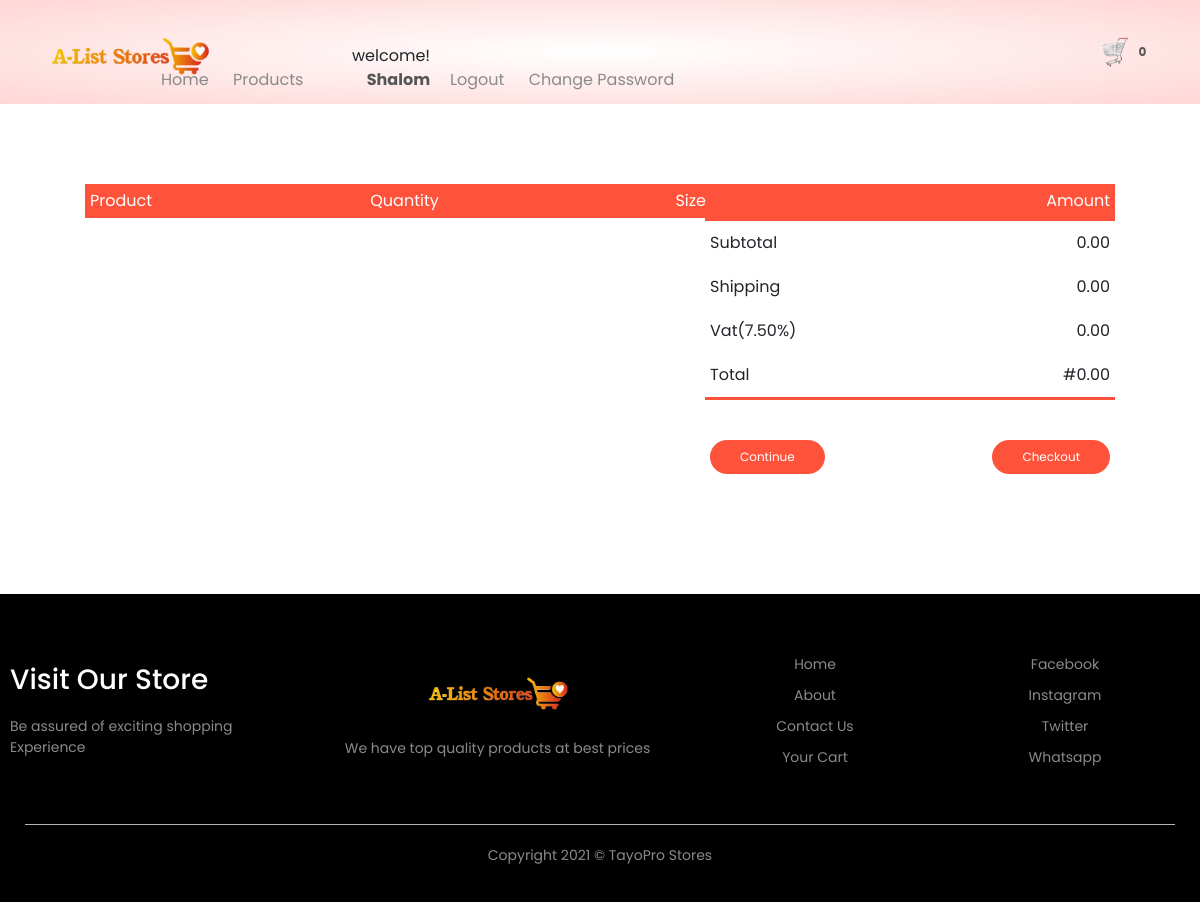
/order/shopcart/ (signed in), run on an earlier commit of the app's database.
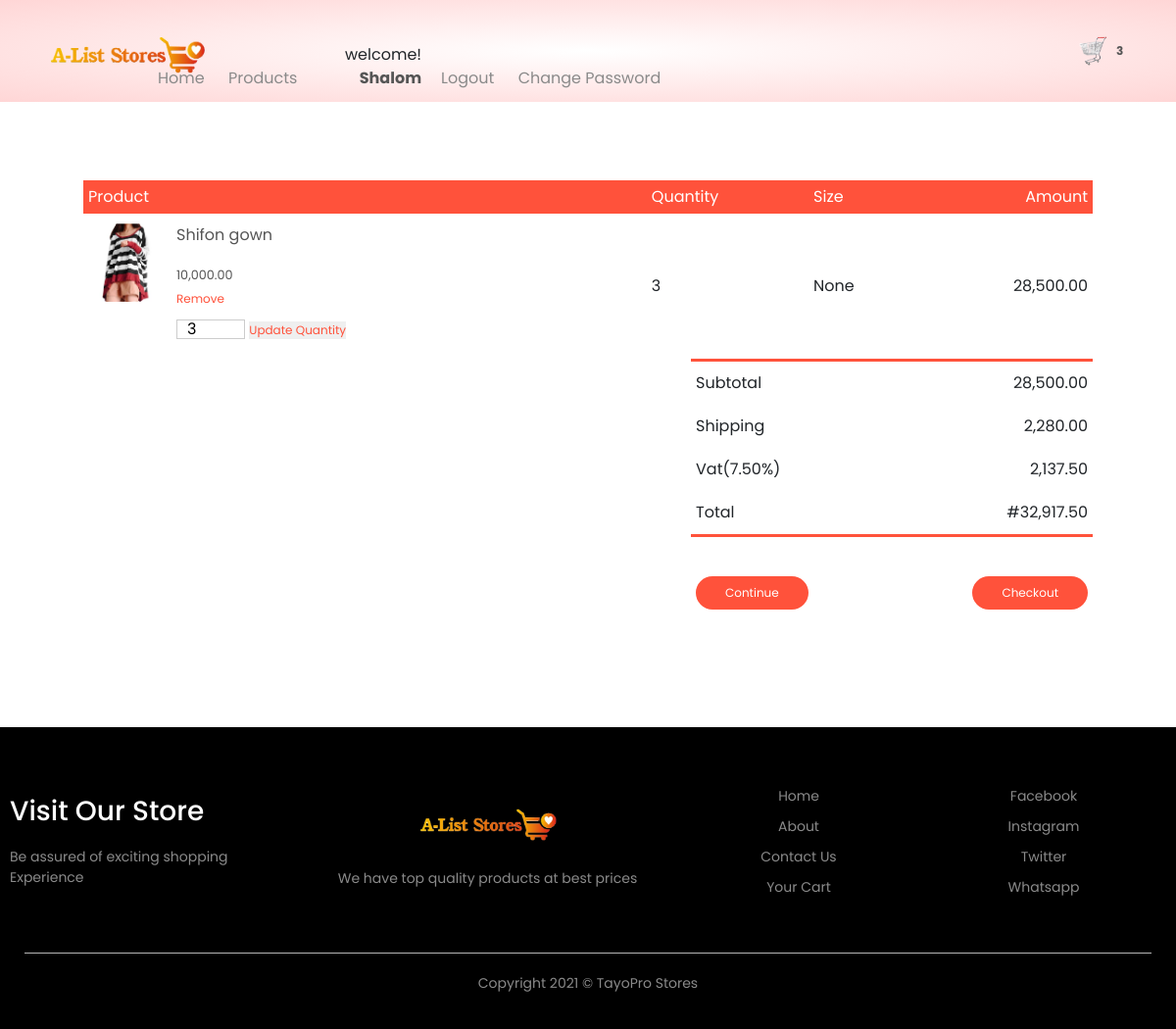
And on a later commit of the database.
### home/models.py (models this page shows, shortened)
class Setting (models.Model):
    STATUS = (
        ('True', 'True'),
        ('False', 'False'),
    )
    title = models.CharField (max_length=100)
    keywords = models.CharField (max_length=255)
    description = models.CharField (max_length=255, null=True)
    company = models.CharField (max_length=50, null=True)
    address = models.CharField (max_length=50, null=True)
    phone = models.CharField (null=True, max_length=15)
    email = models.CharField (blank=True, max_length=50)
    icon = models.ImageField (blank=True, null=True, upload_to = 'images/')
    logo = models.ImageField (blank=True, null=True, upload_to = 'images/')
    cart_icon = models.ImageField (blank=True, null=True, upload_to = 'images/')
    menu_icon = models.ImageField (blank=True, null=True, upload_to = 'images/')
    facebook = models.CharField (blank=True, max_length=50)
    instagram = models.CharField (blank=True, max_length=50)
    twitter = models.CharField (blank=True, max_length=50)
    created_at = models.DateTimeField (auto_now_add=True)
    updated_at = models.DateTimeField (auto_now=True)
    about = RichTextUploadingField (blank=True)
    about2 = RichTextUploadingField (blank=True, default = 'This is Alist Store. The store with the best of the best products to offer.')
    contact = RichTextUploadingField (blank=True)
    status = models.CharField (max_length=10, choices=STATUS)

### order/models.py (models this page shows, shortened)
class ShopCart(models.Model):
    user = models.ForeignKey(User, on_delete=models.SET_NULL, null=True)
    product = models.ForeignKey(Product, on_delete=models.SET_NULL, null=True, blank=True)
    quantity = models.IntegerField(blank=True, null=False)
    size = models.CharField(max_length=10, blank=True, null=True)
    order_code = models.CharField(max_length=70, editable=False)
    order_placed = models.BooleanField(default=False)
    @property
    def price (self):
        if self.product_id is not None:
            return(self.product.price)
    @property
    def amount(self):
        if self.product_id is None:
            return(None)
        else:
            if self.product.discount_price:
                return(self.product.discount_price * self.quantity)
            else:
                return(self.product.price * self.quantity)

### products/models.py (models this page shows, shortened)
class Product(models.Model):
    STATUS =(
        ('True', 'True'),
        ('False', 'False'),
    )
    AVAILABLE =(
        ('In Stock', 'In Stock'),
        ('Out Of Stock', 'Out Of Stock'),
        ('ReStocked', 'ReStocked'),
    )
    category = models.ForeignKey(Category, on_delete=models.DO_NOTHING)
    title = models.CharField(max_length=150, blank=True)
    keywords = models.CharField(max_length=255)
    description = models.CharField(max_length=255)
    image= models.ImageField(blank=True, upload_to='images/')
    price = models.FloatField(null=True, blank=True)
    sizes = models.CharField(max_length=30, null=True, default='Large')
    discount_price= models.FloatField(blank=True, null=True)
    available= models.CharField(choices=AVAILABLE, max_length=15, default='In Stock')
    quantity_instock = models.IntegerField(null=True, blank=True, default=1000)
    minquantity = models.IntegerField(blank=True)
    amount = models.IntegerField(null=True, blank=True)
    status = models.CharField(max_length=10, choices=STATUS)
    slug = models.SlugField(null=False, unique=True)
    created_at = models.DateTimeField(auto_now_add=True)
    updated_at = models.DateTimeField(auto_now=True)
    featured = models.BooleanField(blank=True)
    latest = models.BooleanField(blank=True)
    banner = models.BooleanField(blank=True)
    offer = models.BooleanField(blank=True)
    detail = RichTextUploadingField()
    def image_tag(self):
        return mark_safe('<img src="{}" height="50"/>'.format(self.image.url))
    image_tag.short_description = 'Image'

### order/views.py (the view)
# urls.py: path('shopcart/', views.shopcart, name='shopcart'),
@login_required(login_url='/login')
def shopcart(request):
    category = Category.objects.all()
    setting = Setting.objects.get(pk=1)
    shopcart = ShopCart.objects.filter(order_placed= False).filter(user__username=request.user.username)
    subtotal=0
    shippingfee=0
    vat = 0
    total= 0
    for item in shopcart:
        if item.product.discount_price:
            subtotal += item.product.discount_price * item.quantity
        else:
            subtotal += item.product.price * item.quantity
    if subtotal > 150:
        shippingfee = 0.08 * subtotal
    else:
        shippingfee = 0
    vat = 0.075 * subtotal
    total = subtotal + shippingfee + vat
    context = {
        'setting': setting,
        'category': category,
        'shopcart': shopcart,
        'subtotal': subtotal,
        'shipping': shippingfee,
        'vat': vat,
        'total': total,
    }
    return render (request, 'shopcart.html', context)

### home/context_processor.py (called while the page is built)
def cartcount(request):
    cartcount = ShopCart.objects.filter(order_placed=False).filter(user__username=request.user.username)
    total_quantity = 0
    for item in cartcount:
        total_quantity += item.quantity
    context = {'itemcount': total_quantity}
    return context

### order/templates/shopcart.html (shortened to what this page needs)
{% extends 'base.html' %}
{% load static %}
{% load humanize %}
{% block header %} {% include "prod-header.html" %} {% endblock header %}
{% block content %}
    <div class="small-container cart-page">
        <table>
            <tr>
                <th>Product</th>
                <th>Quantity</th>
                <th>Size</th>
                <th>Amount</th>
            </tr>
        {% if shopcart %}
            {% for item in shopcart %}
                <tr>
                    <td>
                        <div class="cart-info">
                            <img src="{{item.product.image.url}}">
                            <div>
                                <p>{{item.product.title}}</p>
                                <small>
                                    {% if item.discount_price %}
                                        {{item.discount_price | floatformat:2 | intcomma}}
                                    {% else %}
                                        {{item.price | floatformat:2 | intcomma}}
                                    {% endif %}
                                </small>
                                <br>
                                <a href="{% url 'order:deletefromcart' item.id %}">Remove</a>
                                <form  action="{% url 'order:updatequantity' %}" method="post">
                                    <input style="width: 70px; height:20px" type="number"  id="item" name="itemquantity" value="{{item.quantity}}" min="{{item.product.minquantity}}" max="{{item.product.quantity_instock}}">
                                    <button type="submit" style="color:#ff523b;font-size: 12px;border:none;border:none; outline:none">Update Quantity</button>
                                </form>
                            </div>
                        </div>
                    </td>
                    <td>{{item.quantity}}</td>
                    <td>{{item.size}}</td>
                    <td>{{item.amount | floatformat:2 | intcomma}}</td>
                </tr>
            {% endfor %}
        {% endif %}
        </table>
        <div class="total-price">
          <table>
            <tr>
                <td>Subtotal</td>
                <td>{{subtotal | floatformat:2 | intcomma}}</td>
            </tr>
            <tr>
                <td>Shipping</td>
                <td>{{shipping | floatformat:2 | intcomma}}</td>
            </tr>
            <tr>
                <td>Vat(7.50%)</td>
                <td>{{vat | floatformat:2 | intcomma}}</td>
            </tr>
            <tr>
                <td>Total</td>
                <td>#{{total | floatformat:2 | intcomma}}</td>
            </tr>
          </table>
        </div>
        <div class="total-price">
            <table>
              <tr>
                  <td><a href="{% url 'category' %}" class="buttons">Continue</a></td>
                  <td><a href="{% url 'order:checkout' %}" class="buttons">Checkout</a></td>
              </tr>
            </table>
        </div>
    </div>
{% endblock content %}
{% block footer %}  {% include "footer.html" %} {% endblock footer %}

### home/templates/base.html (shortened to what this page needs)
<!DOCTYPE html>
{% load static %}
<html lang="en">
<head>
    <link rel="stylesheet" href="https://maxcdn.bootstrapcdn.com/bootstrap/4.0.0-alpha.6/css/bootstrap.min.css">
    <link rel="stylesheet" href="{% static '' %}css/main1.css">
    <link rel="stylesheet" href="https://stackpath.bootstrapcdn.com/font-awesome/4.7.0/css/font-awesome.min.css">
</head>
<body>
    {% block header %} {% endblock header %}
    {% block content %} {% endblock content %}
    {% block footer %} {% endblock footer %}
</body>
</html>

### home/templates/prod-header.html (shortened to what this page needs)
<div class="headermain">
    <div class="container">
        <div class="header">
            <div class="logo">
                <a href="{% url 'index' %}"><img src="{{setting.logo.url}}" alt="company logo here"></a>
            </div>
            <div class="navbar">
                <ul id="MenuItems">
                        <li><a href="{% url 'index' %}">Home</a></li>
                        <li><a href="{% url 'category' %}">Products</a></li>
                    {% if user.id is not None %}
                        <li>
                           welcome!<a href="{% url 'user' %}">
                                {% if request.user.first_name %}
                                    <p><strong> {{request.user.first_name}}</strong></p>
                                {% else %}
                                    <p><strong>{{request.user.username}}</strong></p>
                                {% endif %}
                           </a>
                        <li><a href="{% url 'logoutfunc' %}">Logout</a></li>
                        <li><a href="">Change Password</a></li>
                    {% else %}
                        <li><a href="{% url 'accountform' %}">Account</a></li>
                    {% endif %}
                </ul>
            </div>
            <a href="{% url 'order:shopcart' %}"><img src="{{setting.cart_icon.url}}" alt="shop cart" width="30px" height="30px">
                {% if itemcount > 0 %}
                    <span class="badge red z-depth-1 mr-1">{{ itemcount }}</span>
                {% else %}
                    <span class="badge red z-depth-1 mr-1">0</span>
                {% endif %}
            </a>
        </div>
    </div>
</div>

### home/templates/footer.html
 <div class="footer">
    <div class="container">
        <div class="row">
            <div class="footer-col-1">
                <h3>Visit Our Store</h3>
                <p>Be assured of exciting shopping Experience </p>
            </div>
            <div class="footer-col-2">
                <a href="{% url 'index' %}"><img src="{{setting.logo.url}}"></a>
                <p>We have top quality products at best prices</p>
            </div>
            <div class="footer-col-3">
                <ul>
                    <li><a href="{% url 'index' %}">Home</a></li>
                    <li><a href="{% url 'about' %}">About</a></li>
                    <li><a href="{% url 'contact' %}">Contact Us</a></li>
                    <li><a href="{% url 'order:shopcart' %}">Your Cart</a></li>
                </ul>
            </div>
            <div class="footer-col-4">
                <ul>
                    <li><a href="">Facebook</a></li>
                    <li><a href="">Instagram</a></li>
                    <li><a href="">Twitter</a></li>
                    <li><a href="">Whatsapp</a></li>
                </ul>
            </div>
        </div>
        <hr>
        <p class="copyright">Copyright 2021 &copy; TayoPro Stores</p>
    </div>
</div>

### home/static/css/main1.css (style rules this page uses)
* { padding: 0; margin: 0; box-sizing: border-box; }
body { font-family: 'Poppins', sans-serif; }
.headermain { background: radial-gradient(#fff, #ffd6d6); }
.container { max-width: 1300px; margin: auto; padding: 0 25px; }
.header { display: flex; align-items: center; padding: 20px; }
.logo { width: 100px; }
.logo img { width: 170px; }
.navbar { flex: 1; text-align: right; }
.navbar li { display: inline-block; margin-right: 20px; }
a { text-decoration: none; color: #555; }
p { color: #555; }
.row { display: flex; align-items: center; flex-wrap: wrap; justify-content: space-around; }
.buttons { display: inline-block; background: #ff523b; color: white; text-decoration: none; padding: 8px 30px; margin: 30px 0; border-radius: 30px; }
.small-container { max-width: 1080px; margin: auto; padding: 0 25px; }
small { color: #555; }
.footer { background: black; color: #8a8a8a; font-size: 14px; padding: 60px 0 20px; }
.footer p { color: #8a8a8a; }
.footer h3 { color: white; margin-bottom: 20px; }
.footer-col-1, .footer-col-2, .footer-col-3, .footer-col-4 { min-width: 250px; margin-bottom: 20px; }
.footer-col-1 { flex-basis: 25%; }
.footer-col-2 { flex: 1; text-align: center; }
.footer-col-2 img { width: 150px; margin-bottom: 20px; }
.footer-col-3, .footer-col-4 { flex-basis: 20%; text-align: center; }
ul { list-style-type: none; }
ul li { margin-bottom: 10px; }
ul a { text-decoration: none; color: #8a8a8a; }
.footer hr { border: none; background: #b5b5b5; height: 1px; margin: 20px 0; }
.copyright { text-align: center; }
.cart-page { margin: 80px auto; }
table { width: 100%; border-collapse: collapse; }
.cart-info { display: flex; flex-wrap: wrap; }
th { text-align: left; padding: 5px; color: white; background: #ff523b; font-weight: normal; }
td { padding: 10px 5px; }
td input { width: 40px; height: 30px; padding: 5px; }
td a { color: #ff523b; font-size: 12px; }
td img { width: 80px; height: 80px; margin-right: 10px; }
.total-price { display: flex; justify-content: flex-end; }
.total-price table { border-top: 3px solid #ff523b; width: 100%; max-width: 410px; }
th:last-child { text-align: right; }
td:last-child { text-align: right; }
form input { width: 100%; height: 30px; margin: 10px 0; padding: 0 10px; border: 1px solid #ccc; }

What changed in the data, as far as the page shows it:
added ShopCart: product.image (picture), product "Shifon gown", price "10,000.00", itemquantity "3", quantity "3", size "None", amount "28,500.00"
Also different on the page:
{{ itemcount }}: (not shown) → "3"
{{ subtotal | floatformat:2 | intcomma }}: "0.00" → "28,500.00"
{{ shipping | floatformat:2 | intcomma }}: "0.00" → "2,280.00"
{{ vat | floatformat:2 | intcomma }}: "0.00" → "2,137.50"
{{ total | floatformat:2 | intcomma }}: "0.00" → "32,917.50"
text no longer shown: "0"
